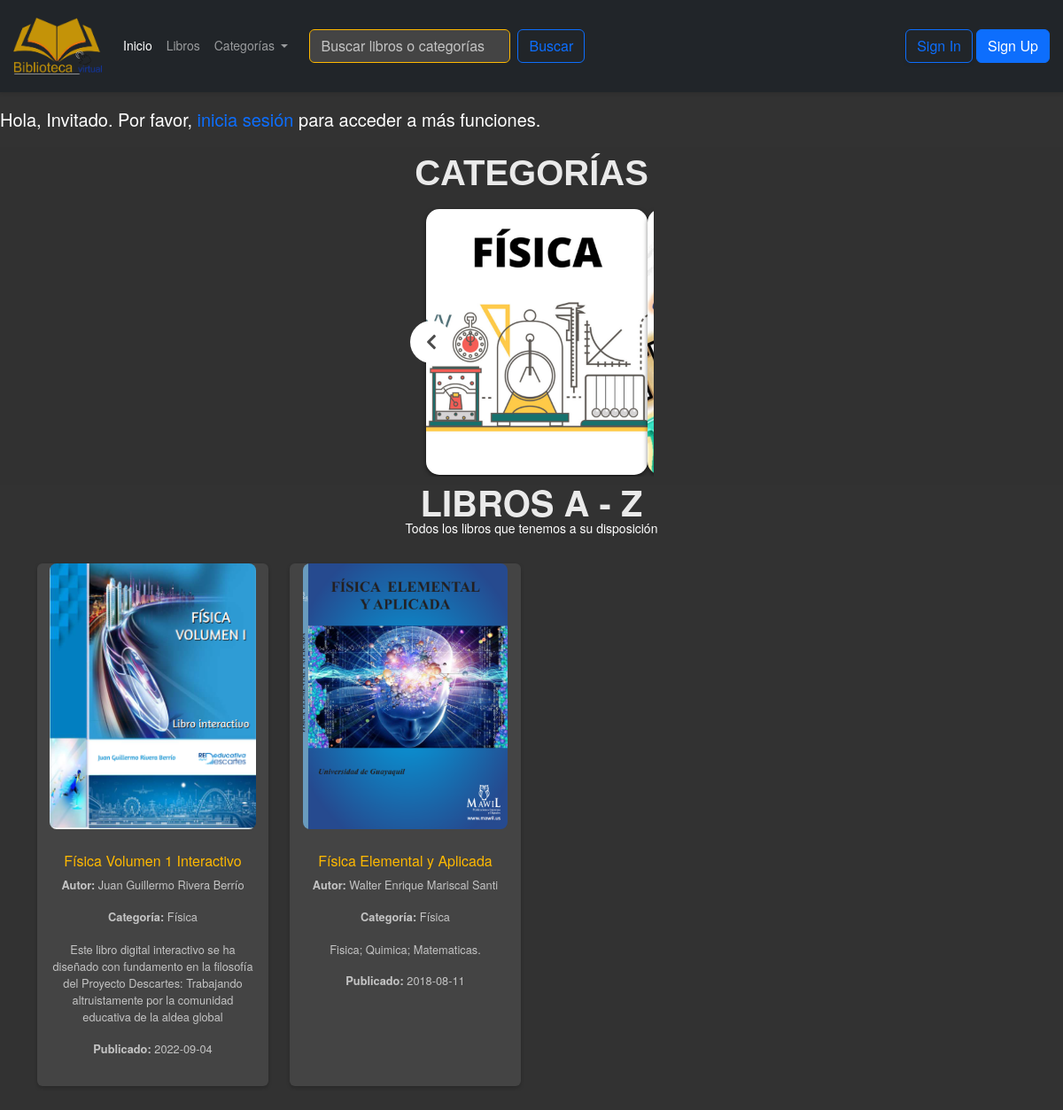
The page / on the database its author committed.
### tables this page shows
CREATE TABLE categorias (
        id_categoria INTEGER PRIMARY KEY AUTOINCREMENT,
        nombre TEXT UNIQUE NOT NULL,
        descripcion TEXT
        );

CREATE TABLE libros (
        id_libro INTEGER PRIMARY KEY AUTOINCREMENT,
        titulo TEXT NOT NULL,
        id_autor INTEGER NOT NULL,
        id_categoria INTEGER NOT NULL,
        descripcion TEXT,
        archivo TEXT NOT NULL,
        imagen TEXT, -- Nueva columna para la imagen
        fecha_publicacion DATE,
        fecha_agregado TIMESTAMP DEFAULT CURRENT_TIMESTAMP,
        FOREIGN KEY (id_autor) REFERENCES Autores(id_autor),
        FOREIGN KEY (id_categoria) REFERENCES Categorias(id_categoria)
        );

### blueprints/index/__init__.py (the view)
@index_bp.route("/")
def index():
    libros = query_db("""
        SELECT
            libros.titulo,
            autores.nombre || ' ' || autores.apellido AS autor,
            categorias.nombre AS categoria,
            libros.descripcion,
            libros.archivo,
            libros.imagen,
            libros.fecha_publicacion
        FROM libros
        JOIN autores ON libros.id_autor = autores.id_autor
        JOIN categorias ON libros.id_categoria = categorias.id_categoria
    """)
    categorias = query_db("""
        SELECT
            id_categoria,
            nombre,
            descripcion
        FROM categorias
    """)
    return render_template("index.html", libros=libros, categorias=categorias)

### blueprints/index/__init__.py (called while the page is built)
def query_db(query, args=(), one=False):
    conn = sqlite3.connect('biblioteca.db')
    cursor = conn.cursor()
    cursor.execute(query, args)
    rv = cursor.fetchall()
    conn.close()
    return (rv[0] if rv else None) if one else rv

@index_bp.app_context_processor
def inject_categories():
    categorias = query_db("""
        SELECT
            id_categoria,
            nombre
        FROM categorias
    """)
    return {'categorias_navbar': categorias}

### blueprints/index/templates/index.html (shortened to what this page needs)
{% extends 'base.html' %}
{% block content %}
<section>
  {% if session.get('user_name') %}
  <p>Hola, {{ session.get('user_name') }}. ¡Bienvenido a la Biblioteca Virtual!</p>
  {% if session.get('user_role') == 'admin' %}
  <a  href="{{ url_for('administrador.admin_index') }}" class="btn btn-danger">Ir a Administración</a>
  {% endif %}
  {% else %}
  <p>Hola, Invitado. Por favor, <a href="{{ url_for('login.login') }}">inicia sesión</a> para acceder a más funciones.
  </p>
  {% endif %}
</section>
<section class="secction_1">
  <div class="carousel">
    <h2>Categorías</h2>
    <div class="carrusel-list" id="carrusel-list">
      <button class="carrusel-arrow carrusel-prev" id="button-prev" data-button="button-prev"
        onclick="app.processingButton(event)">
      </button>
      <div class="carrusel-track" id="track">
        <div class="carrusel">
          {% for categoria in categorias %}
          <div>
            <a href="{{ url_for('index.libros_por_categoria', categoria_id=categoria[0]) }}">
              <h4><small>{{ categoria[1] }}</small></h4>
              <picture>
                <img src="{{ url_for('static', filename='img/categoriasimg/' + categoria[1] + '.png') }}"
                  alt="Imagen de categoría">
              </picture>
            </a>
          </div>
          {% endfor %}
        </div>
      </div>
    </div>
  </div>
</section>
<section id="related-section" class="related-section section">
  <div class="container">
    <h2>LIBROS A - Z</h2>
    <div class="text-center" style="height: 50px;">Todos los libros que tenemos a su disposición</div>
    <div class="row">
      {% for libro in libros %}
      <div class="col-6 col-lg-3 mb-5">
        <div class="card text-center">
          <a href="{{ url_for('index.mostrar_libro', libro_id=loop.index) }}">
            <img class="img-fluid book-image" src="{{ url_for('static', filename='img/librosimg/' + libro[5]) }}"
              alt="Imagen del libro">
          </a>
          <div class="card-body">
            <h5 class="card-title">{{ libro[0] }}</h5>
            <p class="card-autor"><strong>Autor:</strong> {{ libro[1] }}</p>
            <p class="card-categoria"><strong>Categoría:</strong> {{ libro[2] }}</p>
            <p class="card-descripcion">{{ libro[3] }}</p>
            <p class="card-fecha"><strong>Publicado:</strong> {{ libro[6] }}</p>
          </div>
        </div>
      </div>
      {% endfor %}
    </div>
  </div>
</section>
{% endblock %}

### static/css/style.css (style rules this page uses)
html, body { position: relative; height: 100%; }
body { background-color: #323232; font-family: 'Helvetica Neue', Helvetica, Arial, sans-serif; font-size: 14px; color: #ffffff; margin-top: 120px; }
h1, h2, h3 { color: #ffffff; text-align: center; }
h2 { margin-top: 30px; font-size: 40px; line-height: 38px; padding-bottom: 20px; opacity: .9; text-transform: uppercase; font-weight: 600; text-align: center; color: #ffffff; }
p { font-size: 20px; }
.card { background-color: #444444; color: #ffffff; border: none; box-shadow: 0 2px 4px rgba(0, 0, 0, 0.2); text-align: center; height: 100%; display: flex; flex-direction: column; justify-content: space-between; }
.card-title { font-size: 1rem; color: #ffb900; margin-bottom: 8px; }
.card-autor, .card-categoria, .card-descripcion, .card-fecha { font-size: 0.8rem; color: #c4c4c4; }
.book-image { height: 300px; object-fit: cover; border-radius: 8px; margin-bottom: 10px; }
.row .col-6 { margin-bottom: 20px; }
.secction_1 { margin: 0; padding: 10px 0; font-family: Arial, Helvetica, sans-serif; display: flex; height: auto; width: 100%; align-items: center; background: rgb(49, 49, 49); }
h4, h2, small, a { margin: 0; padding: 0; }
a { text-decoration: none; }
.carousel { width: 100%; margin: 0; padding: 0; }
.carousel h2 { font-size: 40px; line-height: 38px; padding-bottom: 20px; opacity: .9; text-transform: uppercase; font-weight: 600; text-align: center; color: #ffffff; }
.carrusel-list { position: relative; display: flex; align-items: center; width: fit-content; height: 304px; padding: 10px 0; margin: 0 auto; max-width: 90vw; overflow: hidden; }
.carrusel-track { position: relative; top: 0; left: 0; display: flex; justify-content: center; transition: .5s ease-in-out; }
.carrusel { position: relative; width: 210px; padding: 0 18px; float: left; box-sizing: border-box; display: flex; height: 100%; }
.carrusel h4 { position: absolute; z-index: 1; font-size: 22px; line-height: 23px; color: #ffffff; padding: 15px; }
.carrusel h4 small { font-size: 15px; display: block; }
.carousel a img { object-fit: cover; height: 300px; width: 200px; border-radius: 15px; box-shadow: 0 2px 5px 0 rgba(0, 0, 0, 0.5); transition: .3s ease-in-out; }
@media (min-width:768px) { .carousel { margin: 0 60px; } }
@media (min-width:768px) { .carrusel { width: 275px; } }
@media (min-width:768px) { .carrusel a img { width: 250px; } }
.carrusel-arrow { border-radius: 30px; background-color: #ffffff; position: absolute; z-index: 4; width: 48px; height: 48px; text-align: center; border: 0; cursor: pointer; }
.carrusel-arrow svg { width: 12px; height: 100%; color: rgba(0, 0, 0, 0.7); }
.carrusel-prev { left: 0px; }

### rows shown on the page
categorias: nombre (picture)
categorias: nombre (picture)
libros: imagen (picture), titulo "Física Volumen 1 Interactivo", libro "Juan Guillermo Rivera Berrío", nombre "Física", descripcion "Este libro digital interactivo se ha diseñado con fundamento en la filosofía del Proyecto Descartes: Trabajando altruistamente por la comunidad educativa de la aldea global", fecha_publicacion "2022-09-04"
libros: imagen (picture), titulo "Física Elemental y Aplicada", libro "Walter Enrique Mariscal Santi", nombre "Física", descripcion "Fisica; Quimica; Matematicas.", fecha_publicacion "2018-08-11"
